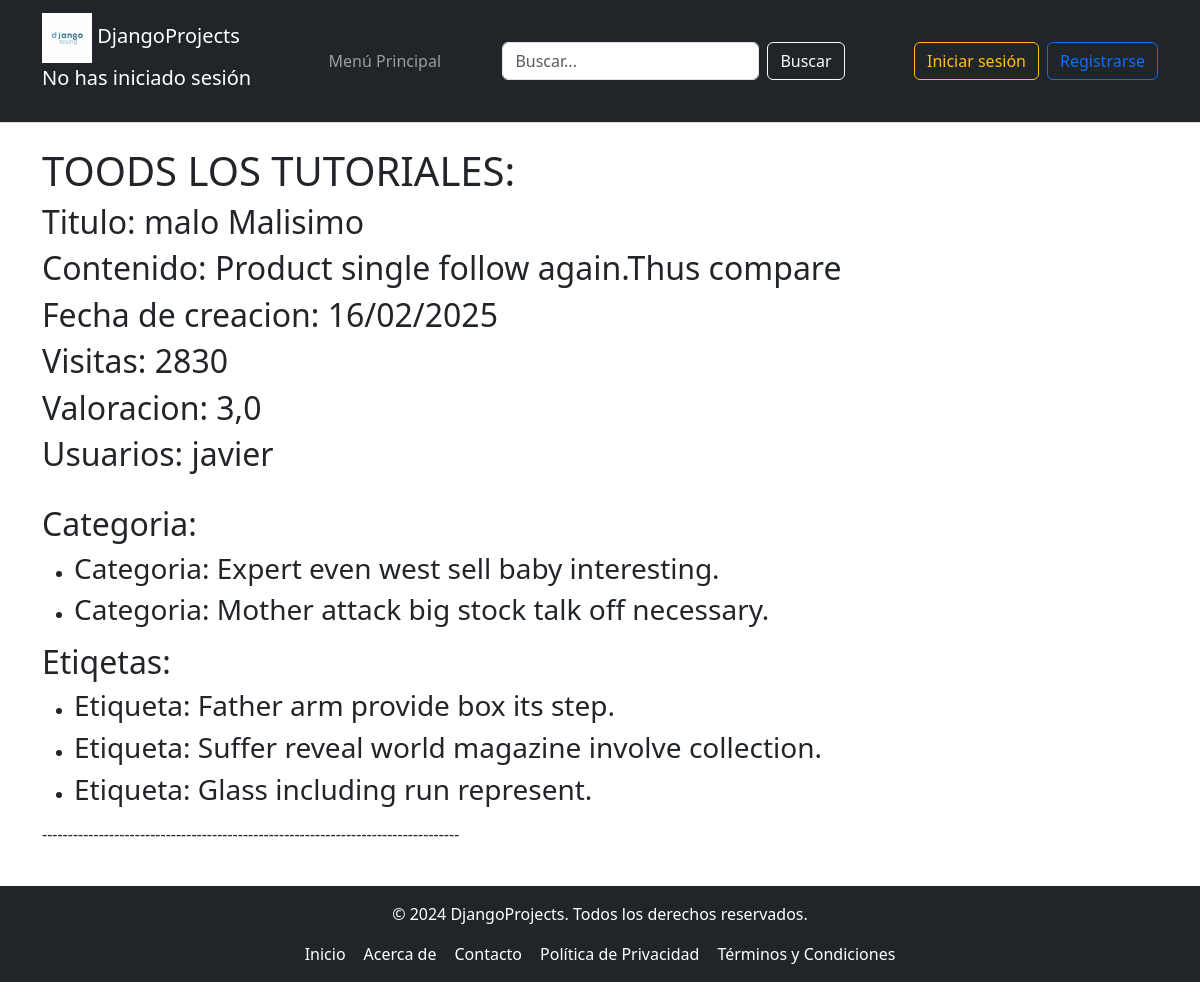
/Tutorial/listaTutorial, run on an earlier commit of the app's database.
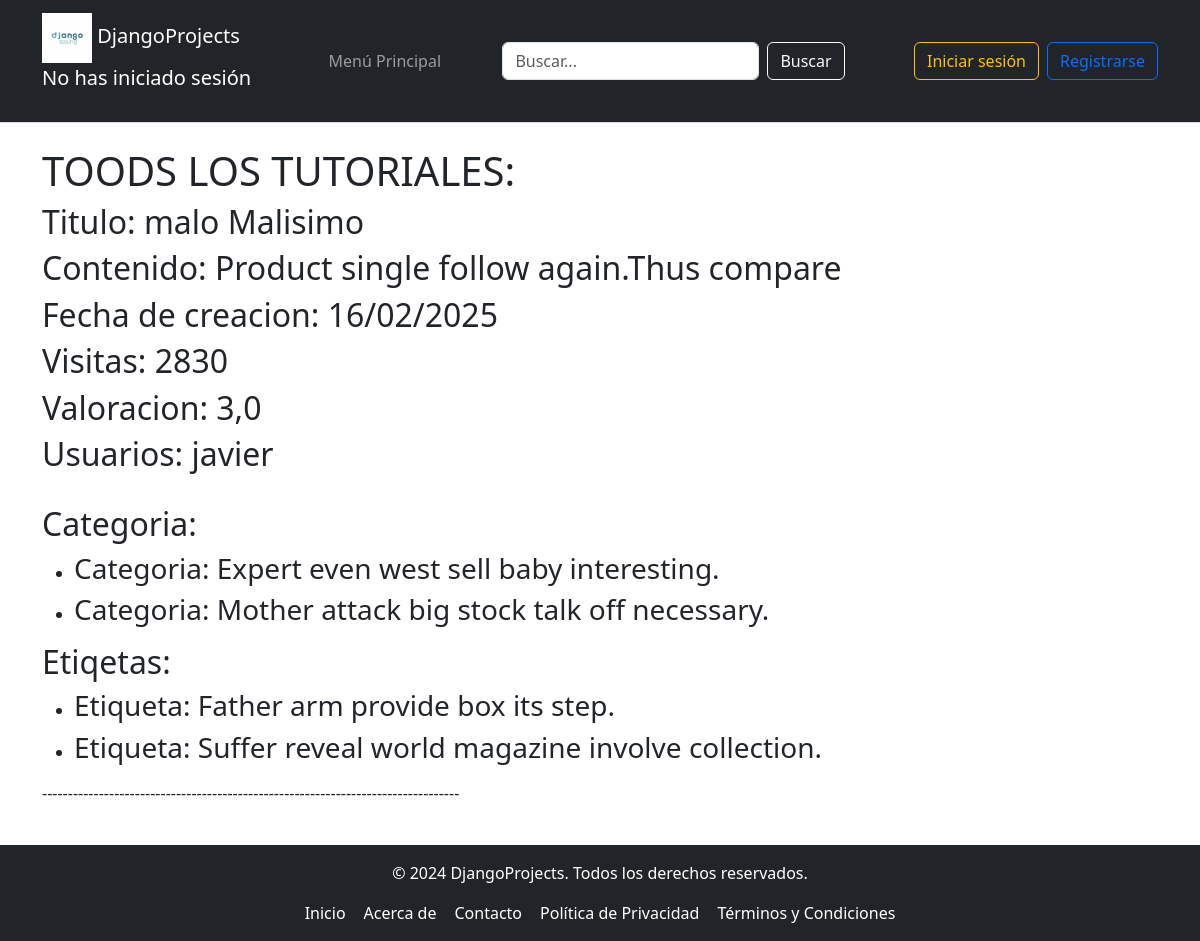
And on a later commit of the database.
### tutorial/models.py (models this page shows, shortened)
class Tutorial(models.Model):
    titulo = models.CharField(max_length=50)
    contenido = models.TextField()
    fecha_Creacion = models.DateTimeField()
    visitas = models.IntegerField()
    valoracion = models.DecimalField(max_digits=3, decimal_places=1)
    usuario = models.ForeignKey(Usuario, on_delete=models.CASCADE, related_name="usuario_del_tutorial")

class Usuario(AbstractBaseUser, PermissionsMixin):
    ADMINISTRADOR = 1
    PROFESOR = 2
    ESTUDIANTE = 3
    ROLES = (
        (ADMINISTRADOR, 'administrador'),
        (PROFESOR, 'profesor'),
        (ESTUDIANTE, 'estudiante'),
    )
    email = models.EmailField(unique=True)
    nombre = models.CharField(max_length=30)
    fecha_Registro = models.DateField(null=True, blank=True)
    puntuacion = models.DecimalField(max_digits=3, decimal_places=1, default=0.0)
    es_activo = models.BooleanField(default=True)
    is_staff = models.BooleanField(default=False)  # Aquí está el campo
    is_superuser = models.BooleanField(default=False)  # Aquí está el campo
    rol = models.PositiveSmallIntegerField(choices=ROLES, default=ADMINISTRADOR)
    imagen = models.ImageField(upload_to='imagenes/', null=True, blank=True)
    USERNAME_FIELD = 'email'  # Campo único para autenticación
    REQUIRED_FIELDS = ['nombre']  # Campos obligatorios para createsuperuser
    objects = UsuarioManager()  # Asegúrate de que el manager esté asignado correctamente

class Categoria(models.Model):
    nombre = models.CharField(max_length=50)
    es_activa = models.BooleanField(default=False)
    popularidad = models.DecimalField(max_digits=3, decimal_places=1)
    descripcion = models.TextField(max_length=300)
    tutorial = models.ForeignKey(Tutorial, on_delete=models.CASCADE, related_name="categoria_del_tutorial")

class Etiqueta(models.Model):
    nombre = models.CharField(max_length=50)
    color = models.CharField(max_length=50)
    publica = models.BooleanField(default=False)
    descripcion = models.TextField(max_length=300)
    tutorial = models.ManyToManyField(Tutorial, related_name="Etiquetas_del_tutorial", through='Etiqueta_tutorial')  # Añadir through

### tutorial/views.py (the view)
# urls.py: path('Tutorial/listaTutorial', views.listar_tutoriales, name = 'listar_tutoriales'),
def listar_tutoriales (request):
    tutorial = Tutorial.objects.select_related("usuario").prefetch_related(
        Prefetch('categoria_del_tutorial'),
        Prefetch('Etiquetas_del_tutorial'),
        Prefetch('Tutoriales_cursos')
    ).order_by('fecha_Creacion').all()[:3]
    return render(request, 'Tutorial/listaTutorial.html', {"tutoriales_mostrar": tutorial})

### tutorial/templates/Tutorial/listaTutorial.html
{% extends "Padre.html" %}
{% block cabecera %}
<h1>TOODS LOS TUTORIALES: </h1>
{% endblock %}
{% block contenido %}
    {% for tutorial in tutoriales_mostrar %}
        {% include "Tutorial/tutoriales.html" %}
    {% endfor %}
{% endblock %}

### tutorial/templates/Tutorial/tutoriales.html
<div>
    <h2>Titulo: {{ tutorial.titulo }}</h2>
    <h2>Contenido: {{ tutorial.contenido }}</h2>
    <h2>Fecha de creacion: {{ tutorial.fecha_Creacion | date:"d/m/Y"}}</h2>
    <h2>Visitas: {{ tutorial.visitas }}</h2>
    <h2>Valoracion: {{ tutorial.valoracion }}</h2>
    <h2>Usuarios: {{ tutorial.usuario.nombre }}</h2>
    <br>
    <h2>Categoria:</h2>
    <ul>
        {% for categoria in tutorial.categoria_del_tutorial.all%}
            <li><h3>Categoria: {{categoria.nombre}}</h3></li>
        {%endfor%}
    </ul>
    <h2>Etiqetas:</h2>
    <ul>
        {% for etiqueta in tutorial.Etiquetas_del_tutorial.all%}
            <li><h3>Etiqueta: {{etiqueta.nombre}}</h3></li>
        {%endfor%}
    </ul>
</div>
<p>---------------------------------------------------------------------------------</p>

What changed in the data, as far as the page shows it:
removed Etiqueta: nombre "Glass including run represent."
